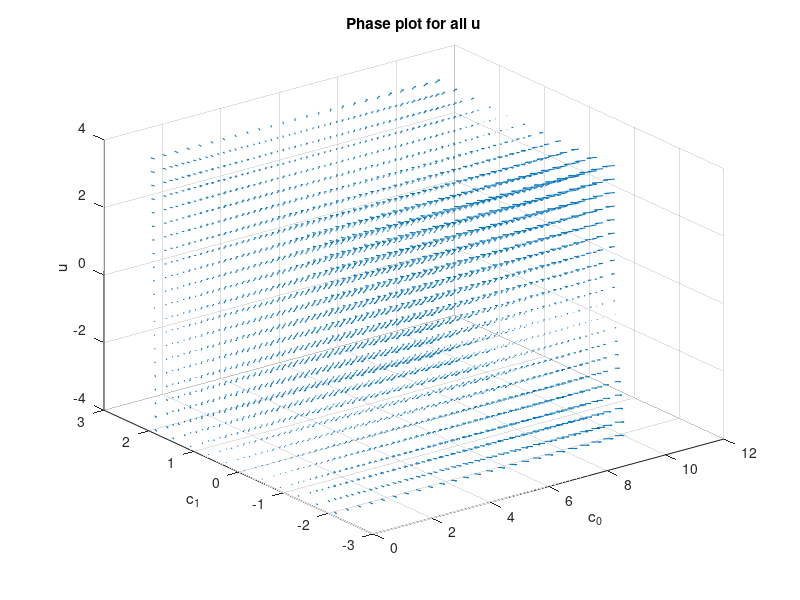

Source code (MATLAB):

v = 10;

[c_0,c_1, u] = meshgrid(0.2:0.4:10,-2:0.4:2, -4:0.4:4);
c_0_dot = -v + c_0 .* c_1 .* u;
c_1_dot = u ./ ( cos(atan(c_1)).^2 );
u_dot = c_0 .* c_1 .* u * 0;

figure
scale = 2;
quiver3(c_0,c_1,u, scale * c_0_dot, scale * c_1_dot, scale * u_dot); 
title('Phase plot for all u')
xlabel('c_0')
ylabel('c_1')
zlabel('u')
